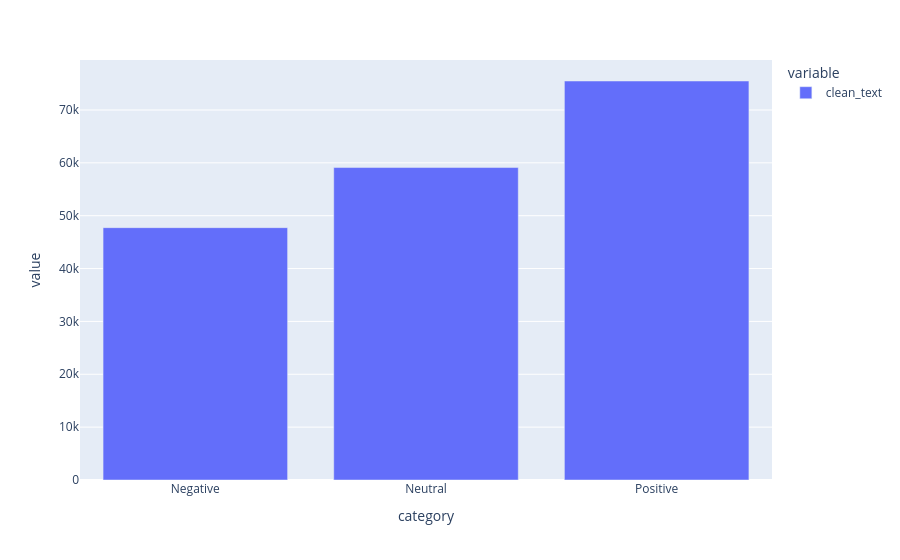

Here is the notebook cell this chart was saved with:
### Code cell
# The distribution of sentiments
df.groupby('category').count().plot(kind='bar')

### Figure 1 — Plotly figure (JSON) as saved in the notebook; plotly's stock layout.template omitted (floating-point values rounded to 4 significant figures)
{"data": [{"alignmentgroup": "True", "hovertemplate": "variable=clean_text<br>category=%{x}<br>value=%{y}<extra></extra>", "legendgroup": "clean_text", "marker": {"color": "#636efa", "pattern": {"shape": ""}}, "name": "clean_text", "offsetgroup": "clean_text", "orientation": "v", "showlegend": true, "textposition": "auto", "type": "bar", "x": ["Negative", "Neutral", "Positive"], "xaxis": "x", "y": [47736, 59111, 75482], "yaxis": "y"}], "layout": {"barmode": "relative", "legend": {"title": {"text": "variable"}, "tracegroupgap": 0}, "margin": {"t": 60}, "xaxis": {"anchor": "y", "domain": [0, 1], "title": {"text": "category"}}, "yaxis": {"anchor": "x", "domain": [0, 1], "title": {"text": "value"}}}}
